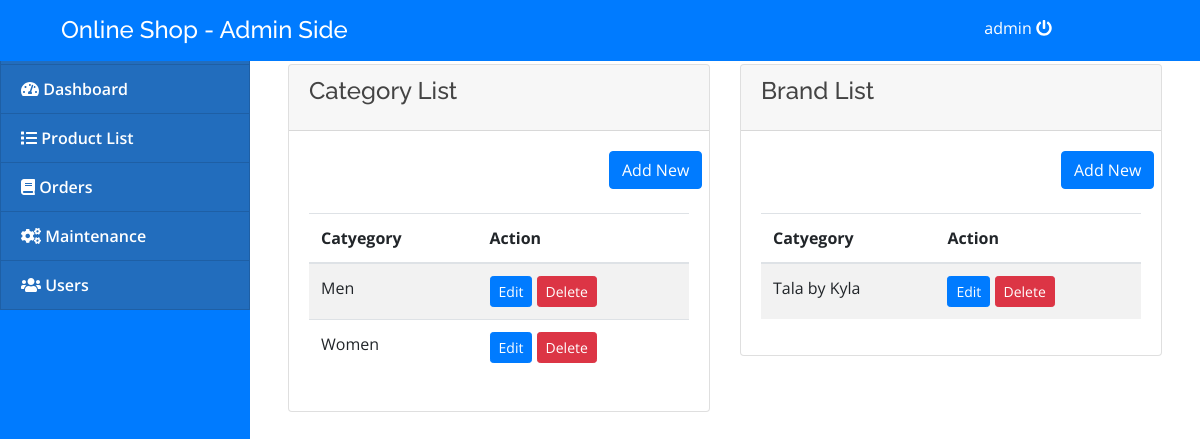
Screenshot of /admin/index.php?page=maintenance (signed in) with the database file from the repository.
### tables this page shows
CREATE TABLE `categories` (
  `cat_id` int(100) NOT NULL,
  `cat_title` text NOT NULL
);

CREATE TABLE `brands` (
  `brand_id` int(100) NOT NULL,
  `brand_title` text NOT NULL
);

### admin/maintenance.php (the view, shortened to what this page needs)
 <?php
include("../db.php");
include "sidenav.php";
include "topheader.php";
?>
      <div class="content">
        <div class="container-fluid">
        <div class="col-lg-12">
        	<div class="row">
         <div class="col-md-6">
            <div class="card">
              <div class="card-header card-header-primary">
                <h4 class="card-title"> Category List</h4>
              </div>
              <div class="card-body">
                <div class="col-md-4 offset-md-9"> <a class=" btn btn-primary " href="javascript:void(0)" id="newcat">Add New</a></div>
                <br>
                <div class="table-responsive ps">
                  <table class="table table-striped " id="brand">
                    <thead class="">
                      <tr>
                        <th>Catyegory</th>
                        <th>Action</th>
                      </tr>
                    </thead>
                    <tbody>
                      <?php
                        $result=mysqli_query($con,"select * from categories order by cat_title asc");
                        while(list($cat_id,$cat_title)=mysqli_fetch_array($result))
                        {
                        echo "<tr>
                        <td>$cat_title</td>
                        <td>
                        <a class=' btn btn-primary btn-sm edit_cat' href='javascript:void(0)' data-id ='$cat_id'>Edit</a>
                        <a class=' btn btn-danger btn-sm remove_cat' href='javascript:void(0)' data-id ='$cat_id'>Delete</a>
                        </td></tr>";
                        }
                        ?>
                    </tbody>
                  </table>
                </div>
              </div>
            </div>
          </div>
          <div class="col-md-6">
            <div class="card">
              <div class="card-header card-header-primary">
                <h4 class="card-title"> Brand List</h4>
              </div>
              <div class="card-body">
                <div class="col-md-4 offset-md-9"> <a class=" btn btn-primary " href="javascript:void(0)" id="newbrand">Add New</a></div>
                <br>
                <div class="table-responsive ps">
                  <table class="table table-striped " id="cat">
                    <thead class="">
                      <tr>
                        <th>Catyegory</th>
                        <th>Action</th>
                      </tr>
                    </thead>
                    <tbody>
                      <?php
                        $result=mysqli_query($con,"select * from brands order by brand_title asc");
                        while(list($brand_id,$brand_title)=mysqli_fetch_array($result))
                        {
                        echo "<tr>
                        <td>$brand_title</td>
                        <td>
                        <a class=' btn btn-primary btn-sm edit_brand' href='javascript:void(0)' data-id ='$brand_id'>Edit</a>
                        <a class=' btn btn-danger btn-sm remove_brand' href='javascript:void(0)' data-id ='$brand_id'>Delete</a>
                        </td></tr>";
                        }
                        ?>
                    </tbody>
                  </table>
                </div>
              </div>
            </div>
          </div>
          </div>
        </div>
        </div>
      </div>

### assets/css/style.css (style rules this page uses)
body { font-family: "Open Sans", sans-serif; color: #444444; width: 100%; height: calc(100%); }
a { color: #1977cc; }
h1, h2, h3, h4, h5, h6 { font-family: "Raleway", sans-serif; }

### rows the page displays
categories: cat_title "Men"
categories: cat_title "Women"
brands: brand_title "Tala by Kyla"

### other values shown
$_SESSION['login_admin_name'] "admin"
